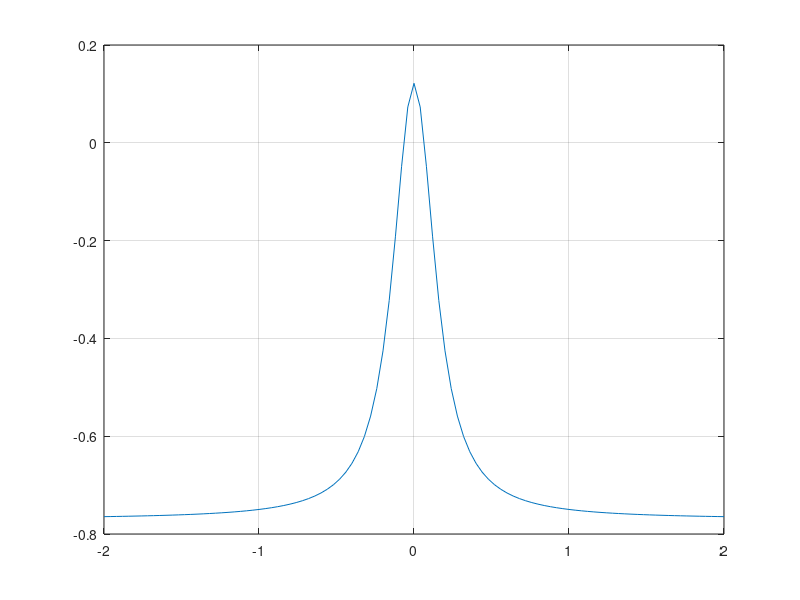

The MATLAB source for this figure: (Note: this script raises an error after producing the figure.)
 clear all   % elimina variabili dalla memoria
close all   % chiude finestre grafici aperte
clc         % pulisce il command windwos
rand('seed', 14679)     % otterrò sempre gli stessi numeri randomizzati 
                        % grazie a questo seed

% ESPOSITO -- VITO
% 0124003432

%% PARTE 1 - VETTORI E MATRICI
% 1) 
m= 32;     % quindi intervallo di interi [125+32, 224+32]= [157, 256]
v= randi([125+m, 224+m], 1, 25);

% 2)
for i= length(v):-1:1     % i = 25, 24, 23, ..., 1  non rischio slittamento 
                          % degli elementi partendo dalla fine
    if (mod(v(i), 5) == 2)     % mod(dividendo, divisore)= resto
        v(i)= [];    % elimino elemento
    end
end

% 3)
l= length(v);
w= (m+1)+((m^2+8)-(m+1))*rand(1, l);       % x= a+(b-a)*rand(1, size)

% 4)
C= zeros(3, l);      % inizializzo matrice 3xl con tutti zero
C(1, 1:l)= v;
C(2, :)= w;
for i= 1 : l
    C(3, i)= 3*v(i) + 5*w(l+1-i);       % oppure versione vettoriale 
                                        % C(3, :)= 3*v + 5*w(end:-1:1)
end                                   

% 5)
C_new= C(1:3, [15, 10, 4]);  % C è una matrice 3x18, C_new una matrice 3x3
                             % uso come indici di colonna di C per 
                             % l'estrazione in C_new: 15, 10, 4

E= C_new * C_new';           % E prodotto righe per colonne tra C_new e 
                             % la sua trasposta, cioè C_new con le
                             % righe scambiate con le colonne

% 6)
rango_E= rank(E);           % quante colonne/ righe sono linear. indipend.
                            % quante sono le colonne diverse e che 
                            % non si possono ottenere una dall'altra

det_E = det(E);             % indica se la matrice è invertibile (det>0) 
                            % o singolare (det=0) (non invertibile)
if det_E < 1e-16
    disp('La matrice E è singolare.');
else
    disp('La matrice E non è singolare.');
end
% uso < 1e-16 invece di == 0 perché per errori di precisione
% il determinante può risultare molto piccolo ma non esattamente zero,
% quindi considero "zero" tutti i valori entro la tolleranza 1e-16

% 7)
S= mean(C_new(2, :));     % S media degli elementi della riga 2 di C_new 
F= C_new;

ind= find(F < S);      % scorre F(i, j) e restituisce un vettore degli
                       % indici degli elementi < S
F(ind)= 2*S;

%% PARTE 2 - FUNZIONI, GRAFICI, RISOLUZIONE DI EQUAZIONI NON LINEARI 
% 8)
c= 7.2;      % c numero reale fissato im [5, 10], m= 32
fun_mia= @(x) sin((1./(1+m*x.^2)) - c/(c+1));    % handle function
                                                 % fun_mia funzione 

% 9)
N= 101;     % 101 componenti linear. distribuiti nel vettore riga R
a= -2;      
b= 2;       % intervallo I= [-2, 2]
h= (b - a) / (N - 1);   % h passo di incremento, ovvero la distanza
                        % costante tra un valore e il successivo
                        % dentro un vettore in modo lineare
R= a:h:b;               % R= linspace(-2, 2, 101) usa automatic. h passo
                        % linspace == linear space == spazio lineare di
                        % punti

% 10)
T= fun_mia(R);     % valuto la mia funzione in R, R dominio di 101 punti
                   % tra -2 e 2, con T codominio

figure          % apre una nuova finestra grafica
plot(R, T)          % disegna curva/grafico usando i valori 
                                    % delle ascisse R e i valori delle
                                    % ordinate T
hold on               % mantieni il grafico pure se aggiungo altri elementi
grid on               % attiva griglia
xline(0);             % disegna l'asse verticale dove x= 0
yline(0);             % disegna l'asse orizzontale dove y= 0
xlabel('x')           % asse che rappresenta i valori di x
ylabel('f(x)')        % asse che rappresenta i valori di f(x)
title('Grafico della funzione fun\_mia')       % do titolo al grafico

% 11)
delta_ass = 1e-6;   
radici= [];     % creo vettore che conterrà le radici 0x0

for i= 1 : N-1
    if T(i)*T(i+1) < 0    % se avviene cambio di segno, ho trovato
                          % l'intervallo che contiene la radice
                          % p.e. avviene con T(49) e T(50)
        r= Bisezione(fun_mia, R(i), R(i+1), delta_ass); % trovo radice
                     % R(i) mi da il valore x in posizione i del vettore R
        radici(end+1)= r;
    end
end

disp('Radici trovate:') 
disp(radici)
plot(radici, 0, 'ro', 'MarkerSize', 6, 'MarkerFaceColor', 'r');
% x= radici, y= 0 per ogni radice, 'ro' marker rotondo o di colore rosso r
% MarkerSize grandezza del marker, size 4, MArkerFaceColore riempie il
% cerchio di r rosso

% 12)
options= optimset('TolX', 1e-15);
z_1= fzero(fun_mia, 0.05, options);  % trovo zero positivo tramite funzione  
% matlab fzero, intorno al punto iniziale x= 0.05 con tol= 1e-15
plot(z_1, 0, 'ro', 'MarkerSize', 5, 'MarkerFaceColor', 'green')
text(z_1, 0.02, 'Radice trovata con fzero', 'Color', 'green');
hold off          % d'ora in poi, se faccio un nuovo plot
                  % cancella tutto e ricomincia

% 13) 
xiniz= 0.05;      % cambiato da 0, perchè così non divide per 0 
                  % nella correzione di Newton
xiniz1= 1;
tol= 1e-9;
a= 0;
b= 1;
kmax= 50;

fun1_mia = @(x) -(2*m*x) ./ (1+m*x.^2).^2 .* cos(1./(1+m*x.^2) - c/(c+1));
% fun1_mia derivata di fun_mia

% zero positivo
xb= Bisezione(fun_mia, a, b, tol);       % function matlab Bisezione
xn= Newton(fun_mia, fun1_mia, xiniz, tol, kmax); % function matlab Newton
xs= Secanti(fun_mia, xiniz, xiniz1, tol, kmax);  % function matlab Secanti

x_exact= 1 / sqrt(m*c);    % soluzione teorica

errb= abs(xb - x_exact);
errn= abs(xn - x_exact);
errs= abs(xs - x_exact);
% errori assoluti dei tre metodi

hold off

%% Parte 3 - Risoluzione di sistemi lineari
% 14)
n= 32;      % intero fissato a piacere nell'intervallo [30, 40]
A= 10+(20-10)*rand(n, n);   
% A matrice dei coefficienti, quadrata, di ordine n
% con entrate casuali reali nell'intervallo [10, 20]
x_e= randi([1, 3], n, 1);
% x_e vettore colonna, vettore delle soluzioni esatte, 
% casuale, con n componenti intere casuali nell'intervallo [1, 3]
b_14= A*x_e;        % b_14 rinominato così perchè già esistente b
% b_14 vettore dei termini noti, ottenuto dal prodotto matriciale A*x_e
% ogni componente bi è il prodotto scalare della riga i-esima di A
% per il vettore x_e

% 15)
x_mia= GaussBS(A, b_14); % soluzione ottenuta da Gauss+BackSub, senza pivoting
x_mia_piv= Sgauss_pivot(A, b_14); % soluzione ottenuta da Gauss+BackSub, con pivoting
x_matlab= A\b_14; % soluzione ottenuta mediante l'operatore \

err_mia     = norm(x_mia - x_e);     
err_mia_piv = norm(x_mia_piv - x_e);
err_matlab  = norm(x_matlab - x_e);
% norm calcola la distanza tra i due vettori, restituisce un singolo 
% scalare che misura quanto x_mia si discosta da x_e

% 16)
% per errore puntuale si intende l'errore componente per componente, 
% quindi un vettore di 32 elementi che mostra l'errore di ogni componente 
% di x_mia, ecc. rispetto ai componenti di x_e 
figure
hold on
grid on
plot(1:n, abs(x_mia - x_e), 'r')
plot(1:n, abs(x_mia_piv - x_e), 'b')
plot(1:n, abs(x_matlab - x_e), 'g')
% plot di: asse x 1:32, asse y errore assoluto tra x_mia(i) e x_e(i),
% colore dell'andamento
legend('Gauss senza pivoting', 'Gauss con pivoting', 'Matlab')
% legenda che associa ogni metodo al suo colore con cui rappresentato
% l'andamento, colore associato ad ogni nome in base all'ordine con cui
% sono stati fatti i plot
hold off

% 17)
[T, ~]= TriangGauss_pivot(A, b_14); % T == matrice triangolare superiore di A
T= triu(T); % estrae il triangolo superiore della matrice T e azzera 
% tutti gli altri elementi sotto la diagonale

for i= 1:n
    r_p= T(i, i:n);
    T_ord(i, i:n)= sort(r_p,"ascend");
end
% i:n prende la riga che parte dalla diagonale principale, non toccando gli
% zeri che si trovano al di sotto di quest'ultima

%% Parte 4 - Interpolazione polinomiale di Lagrange
% 18)
f_18= @(x) sin(m*x) ./ (x .* (1 + 10*cos(x).^4));
% f_18 funzione da interpolare, m= 32
a_18= 1/(1+m^2); 
b_18= 12/m; 
% a_18/b_18 chiamati così perchè variabili già esistenti in precedenza
% [a_18, b_18]
z= linspace(a_18, b_18, 100);
% z sarà il dominio, le 100 x equispaziate in [a_18, b_18] di f

figure
grid on
hold on
plot(z, f_18(z))
xline(0)
yline(0)
xlabel('x')
ylabel('f_18(x)')
title('Funzione f valutata su z')
% valuto la funzione f nei 100 punti di z

    for n= [5, 8, 13]
    xi= linspace(a_18, b_18, n);
    % equispazio n nodi di interpolazione in [a, b]

    p= interpolazione_funzioni(xi', f_18, z');
    % interpola con un polinomio di grado al più n-1 una funzione nei nodi
    % xi, per i= 1, ..., n e lo valuta in z
    % trasformo xi e z in vettori colonna, richiesti come argomento
    
    figure
    hold on
    grid on
    plot(z, f_18(z))
    plot(xi, f_18(xi), 'ro', 'MarkerSize', 5, 'MarkerFaceColor', 'r')
    plot(z, p, 'g')
    xline(0)
    yline(0)
    xlabel('x')
    ylabel('f(x)')
    title('Interpolazione Lagrange n= ', n)
    legend('f(x)', 'nodi', 'interpolante')
    hold off
    end

% 19)
err_inf= zeros(1, 3);
err_puntuale_13= [];
i= 1;

for n= [5, 8, 13]
    xi= linspace(a_18, b_18, n);
    p= interpolazione_funzioni(xi', f_18, z');

    err_puntuale= abs(f_18(z') - p);
    % f_18(z') perchè p è un vettore colonna
    % errore puntuale, errore in ogni punto di z

    err_inf(i)= max(err_puntuale);
    % errore in norma infinito, il massimo dell'errore assoluto su z

    if n == 13
        err_puntuale_13= err_puntuale;
    end
    i= i+1;
end

e5= err_inf(1); % errore in norma infinita dell'interpolazione con 5 nodi
e8= err_inf(2); % errore in norma infinita dell'interpolazione con 8 nodi
e13= err_inf(3); % errore in norma infinita dell'interpolazione con 13 nodi

figure
plot(z, err_puntuale_13, 'r')
hold on
grid on
xline(0)
xlabel('x')
ylabel('f(x)-p(x)')
title('Andamento dell''errore assoluto di interpolazione di nodi= 13')
hold off

% Per n= 13 nodi, polinomio di grado 12, l'errore raggiunge i suoi picchi
% massimi in prossimità dei bordi, subisce forti oscillazioni vicino agli
% estremi dell'intervallo, e sarebbe preferibile utilizzare nodi non
% equispaziati, nodi di Chebyshev, dove sono più concentrati agli estremi e
% quindi con più informazioni

% 20)
% f_18 funzione da interpolare, m= 32, z le 100 x equispaziate in 
% [a_18, b_18] di f

    for n= [5, 8, 13]
    xi_cheb= nodi_cheb(a_18, b_18, n);
    % n nodi di Chebyshev in [a_18, b_18], vettore colonna 

    p_cheb= interpolazione_funzioni(xi_cheb, f_18, z');
    
    figure
    hold on
    grid on
    plot(z, f_18(z))
    plot(xi_cheb, f_18(xi_cheb), 'ro', 'MarkerSize', 5, 'MarkerFaceColor', 'r')
    plot(z, p_cheb, 'g')
    xline(0)
    yline(0)
    xlabel('x')
    ylabel('f(x)')
    title('Interpolazione Chebyshev n= ', n)
    legend('f(x)', 'nodi Chebyshev', 'interpolante')
    hold off
    end

err_inf_cheb= zeros(1, 3);
err_puntuale_13_cheb= [];
i= 1;

for n= [5, 8, 13]
    xi_cheb= nodi_cheb(a_18, b_18, n);
    p_cheb= interpolazione_funzioni(xi_cheb, f_18, z');

    err_puntuale_cheb= abs(f_18(z') - p_cheb);
    err_inf_cheb(i)= max(err_puntuale_cheb);

    if n == 13
        err_puntuale_13_cheb= err_puntuale_cheb;
    end
    i= i+1;
end

e5_cheb= err_inf_cheb(1); 
e8_cheb= err_inf_cheb(2); 
e13_cheb= err_inf_cheb(3); 

figure
plot(z, err_puntuale_13_cheb, 'r')
hold on
grid on
xline(0)
xlabel('x')
ylabel('f(x)-p(x)')
title('Andamento dell''errore assoluto di interpolazione Chebyshev n= 13')
hold off

% errore distribuito uniformemente su tutto l'intervallo, minor errore con
% oscillazioni regolari

%% Parte 5 - Interpolazione a tratti, curve parametriche
% 21)
n_21= 26;
ti= linspace(0, 2*pi, n_21);
% 20 punti Ti equispaziati in [0, 2pi]
x_21= (4 + cos(11*ti)) .* cos(ti);
y_21= (4 + cos(11*ti)) .* sin(ti);
% punti di interpolazione Pi= (Xi, Yi)
% Questi 20 punti sono i campioni della curva, una rappresentazione 
% discreta di una curva continua. 
% Con più punti la rappresentazione è 
% più fedele, con meno punti è più approssimata.

% 22)
px= spline(ti, x_21);
py= spline(ti, y_21);
% costruisce solo, nessuna valutazione in punti

% 23)
ti_fitta= linspace(0, 2*pi, 500);   % griglia fitta

px = ppval(px, ti_fitta);
py = ppval(py, ti_fitta);
% con ppval, valuto la spline costruita nei punti decisi

figure
hold on
grid on
plot(px, py, 'b')
plot(x_21, y_21, 'ro', 'MarkerSize', 4, 'MarkerFaceColor', 'r')
xline(0)
yline(0)
xlabel('x')
ylabel('y')
title('Curva interpolata')
legend('spline periodica', 'punti interpolazione')
hold off

%% Parte 6 - Approssimazione ai minimi quadrati
% Se ho troppi nodi, non riesco a trovare un polinomio che meglio li 
% interpola, perchè il grado sarebbe enorme, quindi cerco una curva che li 
% approssima nel modo migliore, senza passarci esattamente, voglio 
% approssimarli con una retta p(x)= a1 + a2x per tutti i punti, allora 
% faccio da i=1 a m nodi, (yi - p(xi)), quindi (yi - a1 - a2xi), cioè lo 
% scarto tra il valore reali yi e il valore della retta p(xi) una volta 
% ottenute tutte le equazioni dello scarto, le scrivo in forma matriciale, 
% matrice dei coefficienti di a1 e a2 (A) * vettore colonna (a) incognite 
% a1 e a2 = vettore colonna (y), poi calcolo (A' * A)= k, poi A'*y= l, 
% poi k*a= l e mi trovo a1 e a2 che risolvono l'equazione che approssima 
% al meglio tutti i punti p(x)= a1 + a2x

% 24)
M= 90;
nodi= -3+(4-(-3))*rand(1, M);   
nodi= sort(nodi);
% M nodi > 85 reali casuali nell'intervallo [-3, 4] in modo crescente
% nell'array

% 25)
mu= 20;
% distribuzione gaussiana = curva a campana, come sono distribuiti valori
% delle ordinate yi casuali intorno a un valore centrale, 20
% media mu è il valore centrale attorno a cui si concentrano i dati
ds= 4;
% deviazione standard misura quanto sono dispersi i valori intorno alla
% media, quindi qui avremo una concentrazione maggiore nei valori 
% [20-4, 20+4]
valori= mu + ds * randn(1, M);
valori= sort(valori);
% così simulo dati reali rumorosi con distribuzione gaussiana

% 26)
z_26= linspace(-3, 4, 300);
% griglia fitta di 300 punti che contiene nodi
p_26= approssimazione_pol_standard(nodi', valori', 2, z_26');
% la function contiene sia la costruzione dei coefficienti a1 e a2 della 
% retta, sia la sua valutazione lungo la griglia fitta di 300 punti
% restituendo il vettore con i valori della retta su z_26
% n.b. 2 in input indica i coefficienti che vogliamo per il polinomio di
% m-1 grado
% la function internamente fa:
% prende `nodi` e `valori` -> costruisce la matrice A e il vettore y
% risolve (A'*A)*a = (A'*y) -> trova a1 e a2
% valuta p(x)= a1+a2x nei 300 punti di z_26 -> restituisce p_26

% 27)
figure
hold on
grid on
plot(nodi, valori, 'ro', 'MarkerSize', 4)
plot(z_26, p_26, 'b')

for d= 2:5
    p_27= approssimazione_pol_standard(nodi', valori', d+1, z_26');
    plot(z_26, p_27)
end

xline(0)
yline(0)
xlabel('x')
ylabel('y')
title('Approssimazione ai minimi quadrati')
legend('dati', 'grado 1', 'grado 2', 'grado 3', 'grado 4', 'grado 5')
hold off

% 28)
for d= 1:5
    p_28= approssimazione_pol_standard(nodi', valori', d+1, nodi');
    
    residuo= norm(valori' - p_28);
    fprintf('Residuo del polinomio di grado %d è: %.6f\n', d, residuo)
end
% minore è il residuo, minore è l'errore tra valori reali e ottenuti

%% Parte 7 - Quadratura ed errore di discretizzazione
% 29)
f_29 = @(x) (6*exp(0.5*x) + log(x+5) + 10*sin(2*x) + 10) ./ (3*x.^4 + 4*x.^2 + 2);
a_29= -2;
b_29= 6;

figure
hold on
ezplot(f_29, [-2, 6])
xline(0)
yline(0)
xlabel('x')
ylabel('f(x)')
hold off

% 30)
I= integral(f_29, a_29, b_29, 'AbsTol', 1e-8, 'RelTol', 1e-8)
% 'AbsTol', 1e-8, tolleranza assoluta, l'errore assoluto deve essere < 1e-8
% 'RelTol', 1e-8, tolleranza relativa, l'errore relativo deve essere < 1e-8

% 31)
T20= trapezoidale(a_29, b_29, f_29, 20);
T40= trapezoidale(a_29, b_29, f_29, 40);
T80= trapezoidale(a_29, b_29, f_29, 80);
S20= Simpson(a_29, b_29, f_29, 21);
S40= Simpson(a_29, b_29, f_29, 41);
S80= Simpson(a_29, b_29, f_29, 81);

% Simpson chiede numero di sottointervalli dispari

% Le formule di quadratura approssimano l'integrale di f in [a,b]
% dividendo l'intervallo in M sottointervalli di larghezza h= (b-a)/M
% e approssimando f su ogni sottointervallo con una curva semplice
% Trapezoidale: approssima f con una retta su ogni sottointervallo, per poi
% calcolare l'area dei trapezi sotto la curva, e sommarle tutte
% Cavalieri-Simpson: approssima f con una parabola su ogni coppia
% di sottointervalli, più precisa della trapezoidale, per poi
% calcolare l'area sottostante, e sommarle tutte
% con M maggiore, i sottointervalli sono più piccoli e l'approssimazione
% è più accurata

err_T80= abs(I - T80);
err_S80= abs(I - S80);

stima_T80 = abs(T80 - T40) / 3;
stima_S80 = abs(S80 - S40) / 15;

fprintf('Errore reale T80   = %.2e\n', err_T80)
fprintf('Stima errore T80   = %.2e\n', stima_T80)
fprintf('Errore reale S80   = %.2e\n', err_S80)
fprintf('Stima errore S80   = %.2e\n', stima_S80)
% Simpson è circa 1000 volte più preciso della Trapezoidale

%% Parte 8 - Costruzione di una formula di quadratura
% 32)
g= 6;       % 6 nodi distinti
x_nodi = [2, 4, 7, 10, 11, 16];

% 33)
% considerata la formula di quadratura:
% Q(f)= w1*f(x1) + w2*f(x2) + ... + wg*f(xg) per i g nodi, 6 nodi
% devo trovare quanto pesa ogni nodo, quindi quanto vale ogni peso wi
% che rendono la formula esatta per i polinomi al più di grando g-1= 5,
% quindi risolvere B'*w= I 
% B è la matrice gxg, la riga j contiene x_nodi^(j-1)
% w il vettore colonna dei pesi incogniti
% I vettore colonna degli integrali dei monomi x^j-1 in [2, 16]
% risolvo il sistema per trovare w
a_33= 2;
b_33= 16;
B_33= zeros(g, g);
I_33=zeros(g, 1);

for j= 1:g
    B_33(j, :)= x_nodi.^(j-1);
    grado= j-1;
    monomio= @(x) x.^grado;
    I_33(j)= integral(monomio, a_33, b_33);
end

w_33= B_33 \ I_33;

% 34)
f_34= @(x) cos(x);
I_34= sum(w_33' .* f_34(x_nodi));
% integrale approssimato con la mia formula costruita

I_e= sin(16) - sin(2);
% integrale di riferimento

errore= abs(I_e - I_34);
